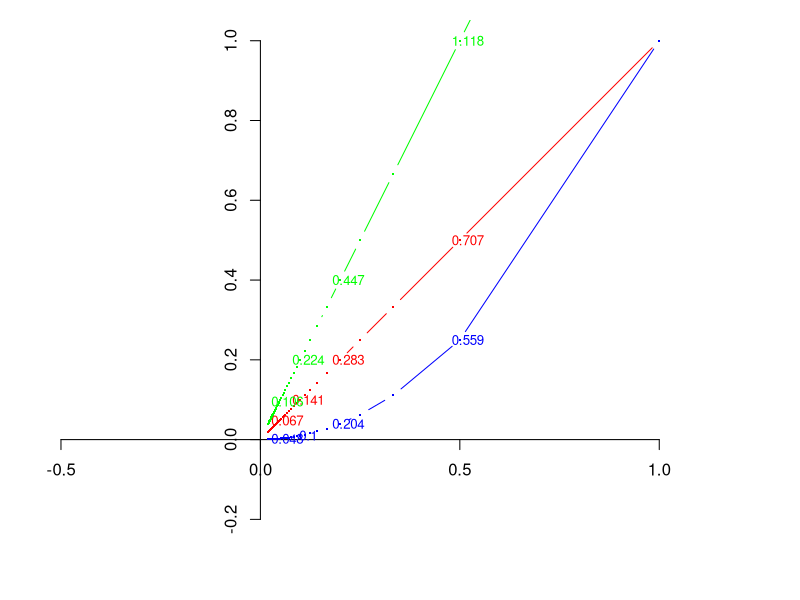
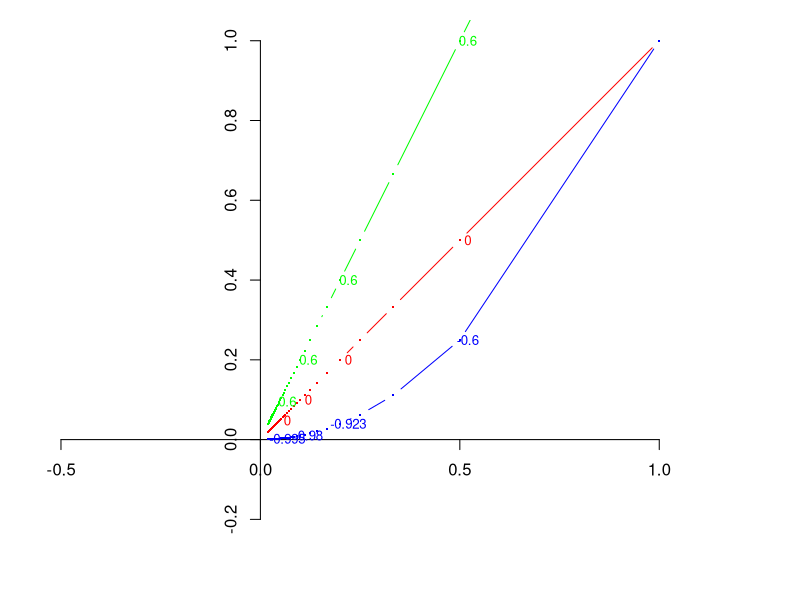
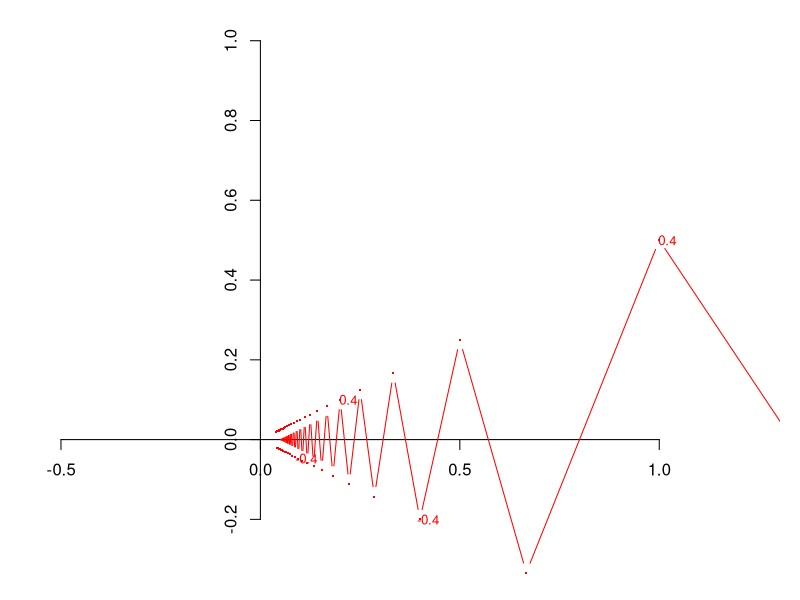
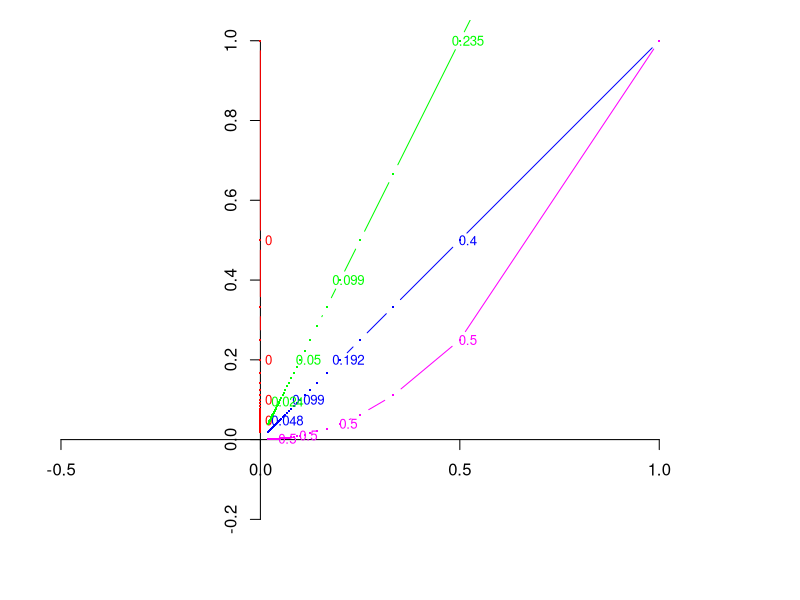
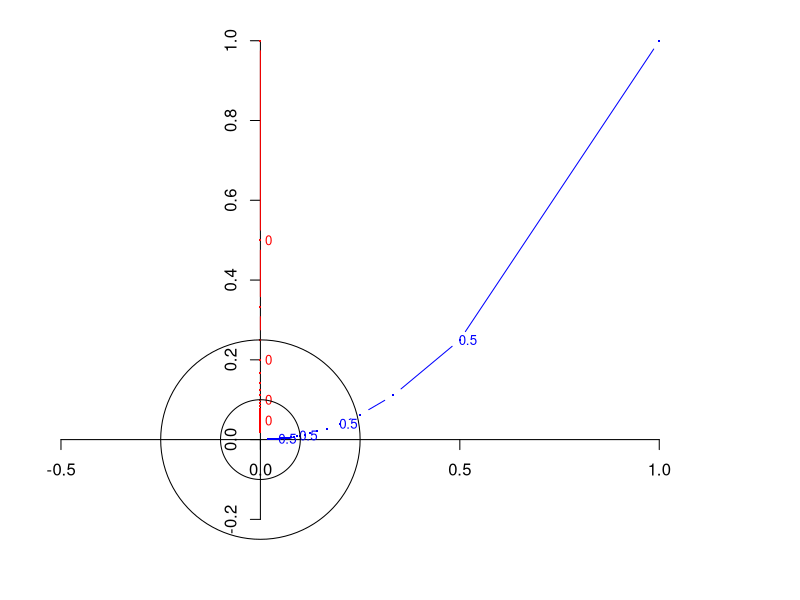
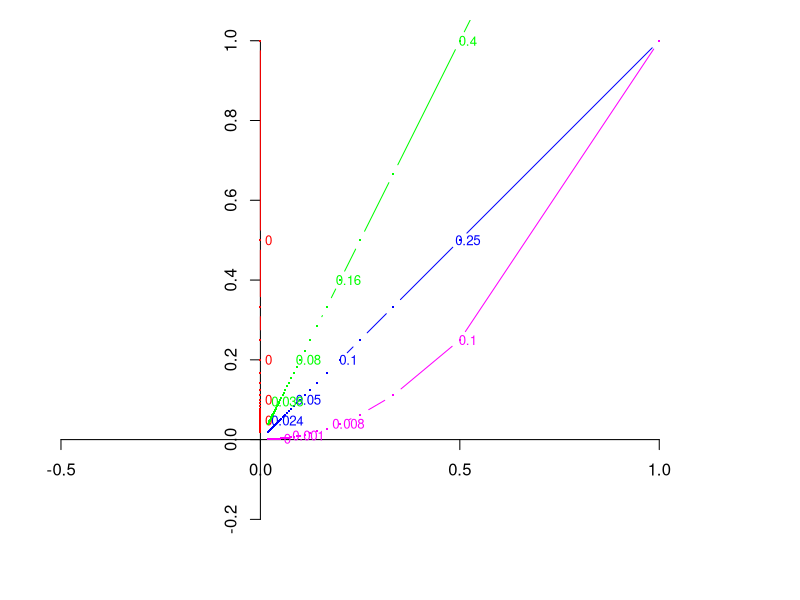

Source code (R) for these figures, in order:
#Math 23 Script3.2A-LimitFunctionR^2

#Last modified November 2, 2014 by Paul Bamberg

library(plotrix)

#Topic 1 - Sequences that converge to the origin
N <- 50         #how many points in a sequence
iSeq <- 1:N    #sequence of integers
zSeq <- rep(0,N); zSeq
recip <- 1/iSeq; head(recip)
recip2 <- 2/iSeq; head(recip2)
invSq <- 1/iSeq^2; head(invSq)
altRecip <- (-1)^iSeq/iSeq; head(altRecip)

par(mar=c(1,1,1,1))
plot(NULL, xlim = c(-0.3,1), ylim = c(-0.3,1), axes = FALSE, asp = 1)
axis(1, pos = 0); axis(2, pos = 0)
#This function plots a sequence and shows some function values
plotseq <- function(x, y, f, color) {
  points(x,y, type = "b", pch = ".", cex = 2, col = color)
  for (i in c(2,5,10,21)) {
    text(x[i]+0.02, y[i], paste(round(f(x[i], y[i]), digits = 3)) , cex = 0.8, col = color)
  }
}
clear <- function() {
  plot(NULL, xlim = c(-0.3,1), ylim = c(-0.3,1), axes = FALSE, asp = 1)
  axis(1, pos = 0); axis(2, pos = 0)
}

#Topic 2 - Evaluating functions along these sequences
r <- function(x,y) sqrt(x^2+y^2)  #distance from the origin
#Test that the function is working
plotseq(recip, recip, r, "red")
plotseq(recip, invSq, r, "blue")
plotseq(recip, recip2, r, "green")
 
#Here is a function with no limit at the origin
g <- function(x,y)  (y^2 - x^2)/(x^2 + y^2)
clear()
plotseq(recip, recip, g, "red")      #always zero
plotseq(recip, recip2, g, "green")   #always 0.6
plotseq(recip, invSq, g, "blue")     #approaches a limit of 1

#Sometimes you can find a sequence where the function values have no limit
h <- function(x,y)  (x*y)/(x^2 + y^2)
clear()
plotseq(recip2, altRecip, h, "red")  #values are alternately positive and negative 

#Here is a function where approaching along any straight line gives a limit of zero
hh <- function(x,y)  (x^2*y)/(x^4 + y^2)
clear()
plotseq(zSeq, recip, hh, "red") #always zero
plotseq(recip, recip, hh, "blue") #limit is zero
plotseq(recip, recip2, hh, "green") #limit is zero
plotseq(recip, invSq, hh, "magenta") #always 1/2

#The problem is clear - in any disk around the origin are points where hh = 0 and where hh = 1
clear()
plotseq(zSeq, recip, hh, "red") #always zero
plotseq(recip, invSq, hh, "blue") #always 1/2
draw.circle(0,0, 0.25)
draw.circle(0,0, 0.1)      #no improvement




#Here is a function that looks like zero over zero but has a limit
ff <- function(x,y) (x*y^2)/(x^2+y^2)
clear()
plotseq(zSeq, recip, ff, "red") #always zero
plotseq(recip, recip, ff, "blue") #limit is zero
plotseq(recip, recip2, ff, "green") #limit is zero
plotseq(recip, invSq, ff, "magenta") #limit is zero
